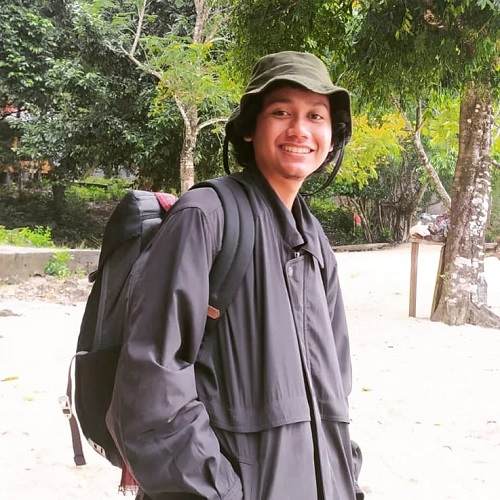
#> input picture ancamanis.jpeg, 500 x 500 px
$ python and.py
#> lines starting #> are read from the running program, lines starting #| are printed output that depends on the picture; after the words box and inside, x2 and y2 are one past the last pixel; in counts of white or black regions, pixels touching at a corner belong together
#Ardiyansyah R
#F55120001

import cv2
import numpy as np

img = cv2.imread('ancamanis.jpeg')
#> img is the input picture: shape (500, 500, 3); mean B, G, R 121.6, 137, 141.5
blank = np.zeros(img.shape[:2], dtype='uint8')

cv2.imshow('Original', img)
cv2.imshow('Blank', blank)

mask = cv2.circle(blank, (img.shape[1]//2, img.shape[0]//2), 150, 255, -1)
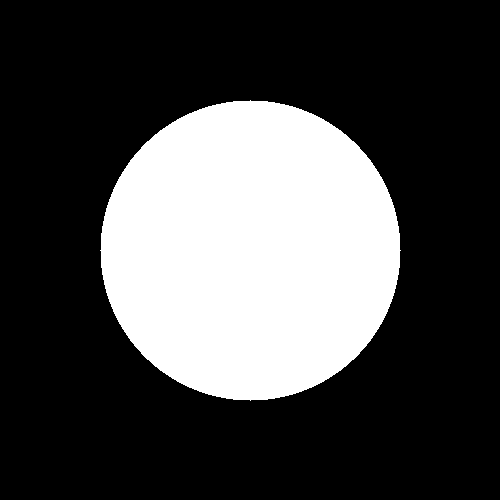
#> blank: shape (500, 500); 28.3% white; 1 white region, box (x1, y1, x2, y2) and area: (100, 100, 401, 401) 70681
cv2.imshow("Mask", mask)

masked = cv2.bitwise_and(img, img, mask=mask)
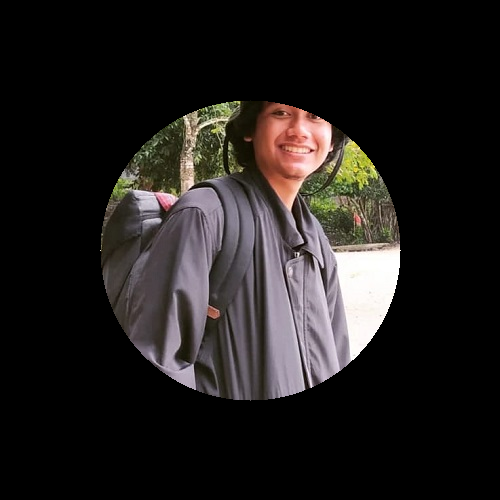
#> masked: shape (500, 500, 3); mean B, G, R 29.2, 30.5, 33.8
cv2.imshow("Masked", masked)

cv2.waitKey(0)
cv2.destroyAllWindows()
